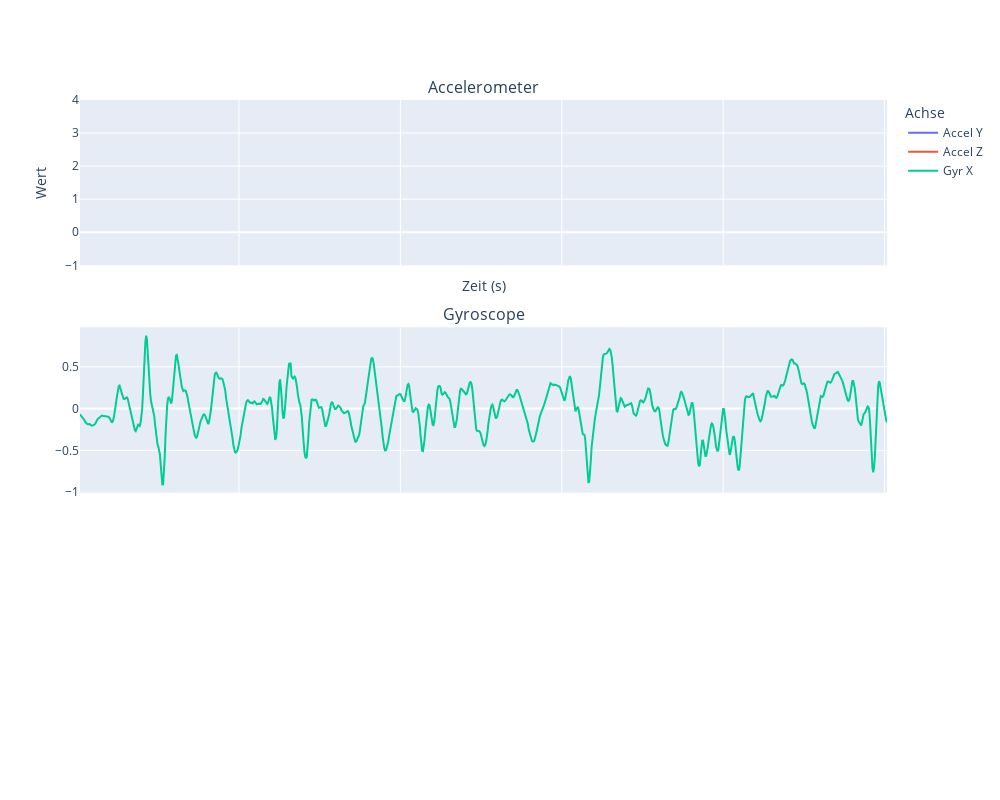

The notebook cell saved with this chart:
### Code cell
plot_df(filtered_df_sq)

### Figure 1 — Plotly figure (JSON) as saved in the notebook; plotly's stock layout.template omitted (floating-point values rounded to 4 significant figures; data arrays with more than 128 entries replaced by an {"elided": "..."} marker saying what was removed)
{"data": [{"name": "Accel Y", "type": "scatter", "x": {"elided": "1001 float values"}, "y": {"elided": "1001 null values"}}, {"name": "Accel Z", "type": "scatter", "x": {"elided": "1001 float values"}, "y": {"elided": "1001 null values"}}, {"marker": {"size": 4}, "name": "Gyr X", "type": "scatter", "x": {"elided": "1001 float values"}, "xaxis": "x2", "y": {"elided": "1001 float values"}, "yaxis": "y2"}], "layout": {"annotations": [{"font": {"size": 16}, "showarrow": false, "text": "Accelerometer", "x": 0.5, "xanchor": "center", "xref": "paper", "y": 1, "yanchor": "bottom", "yref": "paper"}, {"font": {"size": 16}, "showarrow": false, "text": "Gyroscope", "x": 0.5, "xanchor": "center", "xref": "paper", "y": 0.6333, "yanchor": "bottom", "yref": "paper"}], "height": 800, "legend": {"title": {"text": "Achse"}}, "width": 1000, "xaxis": {"anchor": "y", "domain": [0, 1], "matches": "x3", "showticklabels": false, "title": {"text": "Zeit (s)"}}, "xaxis2": {"anchor": "y2", "domain": [0, 1], "matches": "x3", "showticklabels": false}, "xaxis3": {"anchor": "y3", "domain": [0, 1]}, "yaxis": {"anchor": "x", "domain": [0.7333, 1], "title": {"text": "Wert"}}, "yaxis2": {"anchor": "x2", "domain": [0.3667, 0.6333]}, "yaxis3": {"anchor": "x3", "domain": [0, 0.2667]}}}
